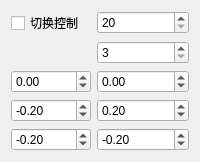
               <widget class="QWidget" name="expect_2">
                <attribute name="title">
                 <string>切换控制</string>
                </attribute>
                <layout class="QFormLayout" name="formLayout">
                 <item row="1" column="0">
                  <widget class="QCheckBox" name="cb_exchange_control">
                   <property name="text">
                    <string>切换控制</string>
                   </property>
                  </widget>
                 </item>
                 <item row="1" column="1">
                  <widget class="QSpinBox" name="sb_exchange_time">
                   <property name="minimum">
                    <number>20</number>
                   </property>
                  </widget>
                 </item>
                 <item row="3" column="0">
                  <widget class="QDoubleSpinBox" name="sb_X_bias_11">
                   <property name="minimumSize">
                    <size>
                     <width>80</width>
                     <height>0</height>
                    </size>
                   </property>
                   <property name="minimum">
                    <double>-0.800000000000000</double>
                   </property>
                   <property name="maximum">
                    <double>0.800000000000000</double>
                   </property>
                   <property name="singleStep">
                    <double>0.200000000000000</double>
                   </property>
                   <property name="value">
                    <double>0.000000000000000</double>
                   </property>
                  </widget>
                 </item>
                 <item row="3" column="1">
                  <widget class="QDoubleSpinBox" name="sb_Y_bias_11">
                   <property name="minimumSize">
                    <size>
                     <width>80</width>
                     <height>0</height>
                    </size>
                   </property>
                   <property name="minimum">
                    <double>-0.800000000000000</double>
                   </property>
                   <property name="maximum">
                    <double>0.800000000000000</double>
                   </property>
                   <property name="singleStep">
                    <double>0.200000000000000</double>
                   </property>
                  </widget>
                 </item>
                 <item row="5" column="0">
                  <widget class="QDoubleSpinBox" name="sb_X_bias_22">
                   <property name="minimumSize">
                    <size>
                     <width>80</width>
                     <height>0</height>
                    </size>
                   </property>
                   <property name="minimum">
                    <double>-0.800000000000000</double>
                   </property>
                   <property name="maximum">
                    <double>0.800000000000000</double>
                   </property>
                   <property name="singleStep">
                    <double>0.200000000000000</double>
                   </property>
                   <property name="value">
                    <double>-0.200000000000000</double>
                   </property>
                  </widget>
                 </item>
                 <item row="5" column="1">
                  <widget class="QDoubleSpinBox" name="sb_Y_bias_22">
                   <property name="minimum">
                    <double>-0.800000000000000</double>
                   </property>
                   <property name="maximum">
                    <double>0.800000000000000</double>
                   </property>
                   <property name="singleStep">
                    <double>0.200000000000000</double>
                   </property>
                   <property name="value">
                    <double>0.200000000000000</double>
                   </property>
                  </widget>
                 </item>
                 <item row="7" column="0">
                  <widget class="QDoubleSpinBox" name="sb_X_bias_33">
                   <property name="minimumSize">
                    <size>
                     <width>80</width>
                     <height>0</height>
                    </size>
                   </property>
                   <property name="minimum">
                    <double>-0.800000000000000</double>
                   </property>
                   <property name="maximum">
                    <double>0.800000000000000</double>
                   </property>
                   <property name="singleStep">
                    <double>0.200000000000000</double>
                   </property>
                   <property name="value">
                    <double>-0.200000000000000</double>
                   </property>
                  </widget>
                 </item>
                 <item row="7" column="1">
                  <widget class="QDoubleSpinBox" name="sb_Y_bias_33">
                   <property name="minimum">
                    <double>-0.800000000000000</double>
                   </property>
                   <property name="maximum">
                    <double>0.800000000000000</double>
                   </property>
                   <property name="singleStep">
                    <double>0.200000000000000</double>
                   </property>
                   <property name="value">
                    <double>-0.200000000000000</double>
                   </property>
                  </widget>
                 </item>
                 <item row="2" column="1">
                  <widget class="QSpinBox" name="sb_trainsition_time">
                   <property name="minimum">
                    <number>3</number>
                   </property>
                   <property name="maximum">
                    <number>10</number>
                   </property>
                  </widget>
                 </item>
                </layout>
               </widget>
